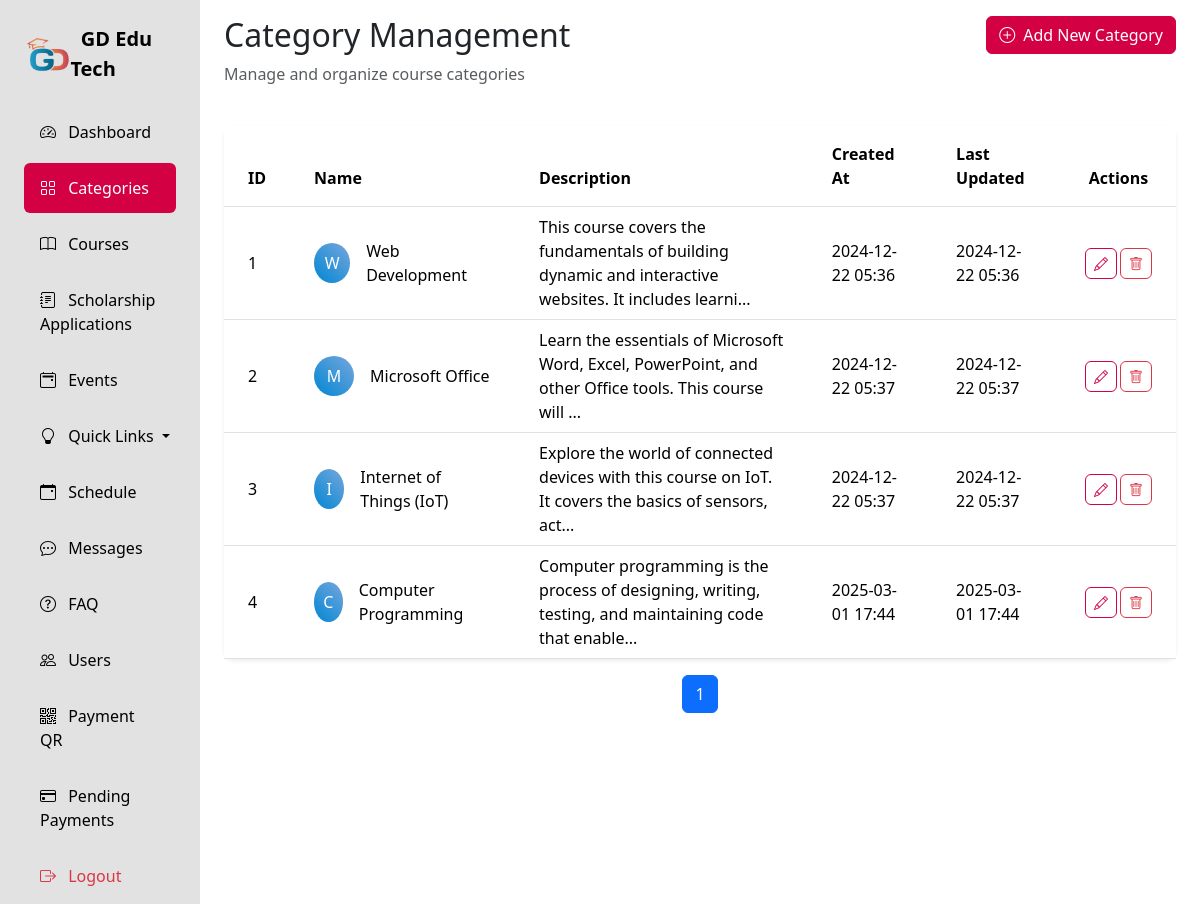
Page /adminPanel/Categories/categories.php on the committed database.
### tables this page shows
CREATE TABLE `Categories` (
  `category_id` int(11) NOT NULL,
  `name` varchar(100) NOT NULL,
  `description` text DEFAULT NULL,
  `created_at` datetime DEFAULT current_timestamp(),
  `updated_at` datetime DEFAULT current_timestamp() ON UPDATE current_timestamp()
);

### adminPanel/Categories/categories.php (the view, shortened to what this page needs)
<?php
require_once '../../Configurations/config.php';
$page = isset($_GET['page']) ? intval($_GET['page']) : 1;
$limit = 10;
$offset = ($page - 1) * $limit;
$total_categories_query = mysqli_query($conn, "SELECT COUNT(*) as count FROM Categories ");
$total_categories_row = mysqli_fetch_assoc($total_categories_query);
$total_categories = $total_categories_row['count'];
$total_pages = ceil($total_categories / $limit);
$query = "SELECT * FROM Categories ORDER BY created_at ASC LIMIT $limit OFFSET $offset";
$result = mysqli_query($conn, $query);
?>
<!DOCTYPE html>
<html lang="en">
<head>
    <link href="https://cdn.jsdelivr.net/npm/bootstrap@5.3.2/dist/css/bootstrap.min.css" rel="stylesheet">
    <link rel="stylesheet" href="https://cdn.jsdelivr.net/npm/bootstrap-icons@1.11.1/font/bootstrap-icons.css">
    <link rel="stylesheet" href="../css/style.css">
</head>
<body>
    <div class="container-fluid">
        <div class="row">
            <div class="col-auto col-md-3 col-xl-2 px-sm-2 px-0 sidebar">
                <div class="d-flex flex-column align-items-center align-items-sm-start px-3 pt-2 min-vh-100">
                    <a href="#" class="d-flex align-items-center pb-3 mb-md-1 mt-md-3 me-md-auto text-white text-decoration-none">
                        <span class="fs-5 fw-bolder" style="display: flex;align-items:center;color:black;"><img height="35px" src="../images/edutechLogo.png" alt="">&nbsp; GD Edu Tech</span>
                    </a>
                    <ul class="nav nav-pills flex-column mb-sm-auto mb-0 align-items-center align-items-sm-start w-100" id="menu">
                        <li class="w-100">
                            <a href="../" class="nav-link">
                                <i class="bi bi-speedometer2 me-2"></i> Dashboard
                            </a>
                        </li>
                        <li class="w-100">
                            <a href="../Categories/" class="nav-link active">
                                <i class="bi bi-grid me-2"></i> Categories
                            </a>
                        </li>
                        <li class="w-100">
                            <a href="../Courses/" class="nav-link">
                                <i class="bi bi-book me-2"></i> Courses
                            </a>
                        </li>
                        <li class="w-100">
                             <a href="./Applications/" class="nav-link">
                                <i class="bi bi-journal-text me-2"></i> Scholarship Applications
                            </a>
                        </li>
                        <li class="w-100">
                            <a href="../Events/" class="nav-link">
                                <i class="bi bi-calendar2-event me-2"></i> Events
                            </a>
                        </li>
                        <li class="w-100 dropdown">
                            <a href="#" class="nav-link dropdown-toggle" id="quizDropdown" role="button" data-bs-toggle="dropdown" aria-expanded="false">
                                <i class="bi bi-lightbulb me-2"></i> Quick Links
                            </a>
                        </li>
                        <li class="w-100">
                            <a href="../Schedule/index.php" class="nav-link">
                                <i class="bi bi-calendar-event me-2"></i> Schedule
                            </a>
                        </li>
                        <li class="w-100">
                            <a href="../Messages/index.php" class="nav-link">
                                <i class="bi bi-chat-dots me-2"></i> Messages
                            </a>
                        </li>
                        <li class="w-100">
                            <a href="../FAQ/" class="nav-link">
                                <i class="bi bi-question-circle me-2"></i> FAQ
                            </a>
                        </li>
                        <li class="w-100">
                            <a href="../Users/" class="nav-link">
                                <i class="bi bi-people me-2"></i> Users
                            </a>
                        </li>
                        <li class="w-100">
                            <a href="../manage_qr.php" class="nav-link">
                                <i class="bi bi-qr-code me-2"></i> Payment QR
                            </a>
                        </li>
                        <li class="w-100">
                            <a href="../pending_payments.php" class="nav-link">
                                <i class="bi bi-credit-card me-2"></i> Pending Payments
                            </a>
                        </li>
                        <li class="w-100 mt-auto">
                            <a href="../logout.php" class="nav-link text-danger">
                                <i class="bi bi-box-arrow-right me-2"></i> Logout
                            </a>
                        </li>
                    </ul>
                </div>
            </div>
            <div class="col py-3">
                <div class="container-fluid">
                    <div class="row mb-4">
                        <div class="col">
                            <h2>Category Management</h2>
                            <p class="text-muted">Manage and organize course categories</p>
                        </div>
                        <div class="col-auto">
                            <a href="./insert_category.php" class="btn btn-primary">
                                <i class="bi bi-plus-circle me-2"></i>Add New Category
                            </a>
                        </div>
                    </div>
                    <div class="card shadow-sm">
                        <div class="card-body p-0">
                            <div class="table-responsive">
                                <table class="table table-hover mb-0">
                                    <thead class="bg-primary text-white">
                                        <tr>
                                            <th class="py-3 px-4 fw-bold">ID</th>
                                            <th class="py-3 px-4 fw-bold">Name</th>
                                            <th class="py-3 px-4 fw-bold">Description</th>
                                            <th class="py-3 px-4 fw-bold">Created At</th>
                                            <th class="py-3 px-4 fw-bold">Last Updated</th>
                                            <th class="py-3 px-4 fw-bold text-center">Actions</th>
                                        </tr>
                                    </thead>
                                    <tbody>
                                        <?php while ($category = mysqli_fetch_assoc($result)): ?>
                                            <tr class="align-middle">
                                                <td class="px-4"><?php echo htmlspecialchars($category['category_id']); ?></td>
                                                <td class="px-4">
                                                    <div class="d-flex align-items-center">
                                                        <div class="rounded-circle bg-primary text-white me-3 d-flex align-items-center justify-content-center" style="width: 40px; height: 40px;">
                                                            <?php echo strtoupper(substr($category['name'], 0, 1)); ?>
                                                        </div>
                                                        <?php echo htmlspecialchars($category['name']); ?>
                                                    </div>
                                                </td>
                                                <td class="px-4"><?php echo htmlspecialchars(substr($category['description'], 0, 100)) . (strlen($category['description']) > 100 ? '...' : ''); ?></td>
                                                <td class="px-4"><?php echo date('Y-m-d H:i', strtotime($category['created_at'])); ?></td>
                                                <td class="px-4"><?php echo date('Y-m-d H:i', strtotime($category['updated_at'])); ?></td>
                                                <td class="px-4 text-center">
                                                    <div class="btn-group" role="group">
                                                        <a href="edit_category.php?id=<?php echo $category['category_id']; ?>"
                                                            class="btn btn-sm btn-outline-primary rounded me-1"
                                                            title="Edit Category">
                                                            <i class="bi bi-pencil"></i>
                                                        </a>
                                                        <a href="categories.php?delete=1&id=<?php echo $category['category_id']; ?>"
                                                            class="btn btn-sm btn-outline-danger rounded"
                                                            onclick="return confirm('Are you sure you want to delete this category?');"
                                                            title="Delete Category">
                                                            <i class="bi bi-trash"></i>
                                                        </a>
                                                    </div>
                                                </td>
                                            </tr>
                                        <?php endwhile; ?>
                                    </tbody>
                                </table>
                            </div>
                        </div>
                    </div>
                    <nav aria-label="Page navigation" class="mt-3">
                        <ul class="pagination justify-content-center">
                            <?php for ($i = 1; $i <= $total_pages; $i++): ?>
                                <li class="page-item <?php echo $i == $page ? 'active' : ''; ?>">
                                    <a class="page-link" href="?page=<?php echo $i; ?>">
                                        <?php echo $i; ?>
                                    </a>
                                </li>
                            <?php endfor; ?>
                        </ul>
                    </nav>
                </div>
            </div>
        </div>
    </div>
</body>
</html>

### adminPanel/css/style.css (style rules this page uses)
.sidebar { background: #e2e2e2 !important; min-height: 100vh; color: white; }
.nav-link { color:black; padding: 0.8rem 1rem; margin: 0.2rem 0; border-radius: 0.5rem; }
.nav-link.active { background: #d30043 !important; color: white; }
.card { border: none; border-radius: 10px; box-shadow: 0 0 15px rgba(0, 0, 0, 0.1); }
.btn-primary { background:#d30043 !important ; border-color: #d30043 !important; }
.btn-outline-primary { color: #d30043 !important ; border-color: #d30043 !important; }
.bg-primary { background: linear-gradient(45deg, #0086d3, #0a5fc08d) !important; }

### rows in the picture
categories: category_id "1", name "W", name "Web Development", description "This course covers the fundamentals of building dynamic and interactive websites. It includes learni", created_at "2024-12-22 05:36", updated_at "2024-12-22 05:36"
categories: category_id "2", name "M", name "Microsoft Office", description "Learn the essentials of Microsoft Word, Excel, PowerPoint, and other Office tools. This course will", created_at "2024-12-22 05:37", updated_at "2024-12-22 05:37"
categories: category_id "3", name "I", name "Internet of Things (IoT)", description "Explore the world of connected devices with this course on IoT. It covers the basics of sensors, act", created_at "2024-12-22 05:37", updated_at "2024-12-22 05:37"
categories: category_id "4", name "C", name "Computer Programming", description "Computer programming is the process of designing, writing, testing, and maintaining code that enable", created_at "2025-03-01 17:44", updated_at "2025-03-01 17:44"
